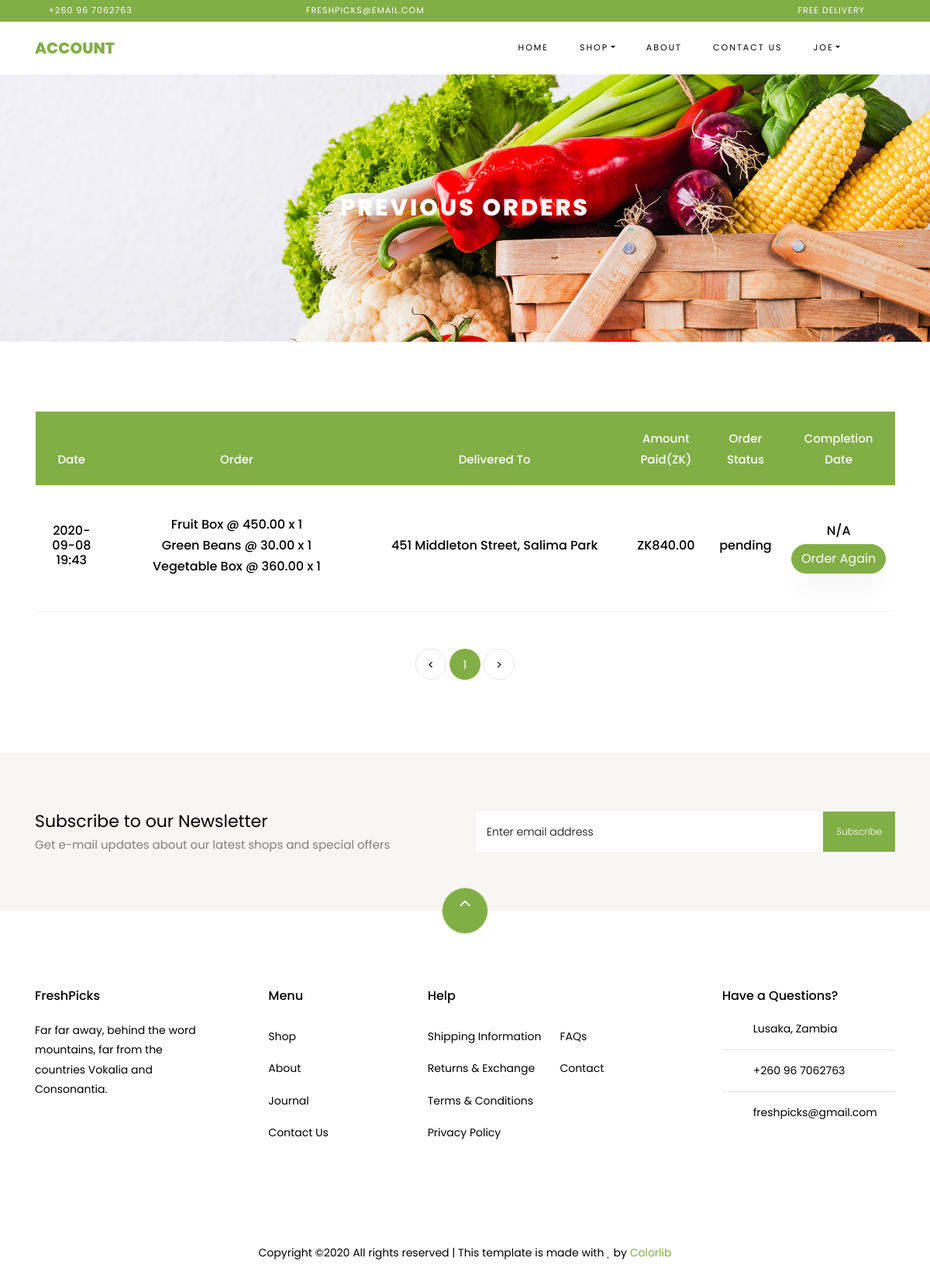
Before: /account/order_history (signed in) with the older database file.
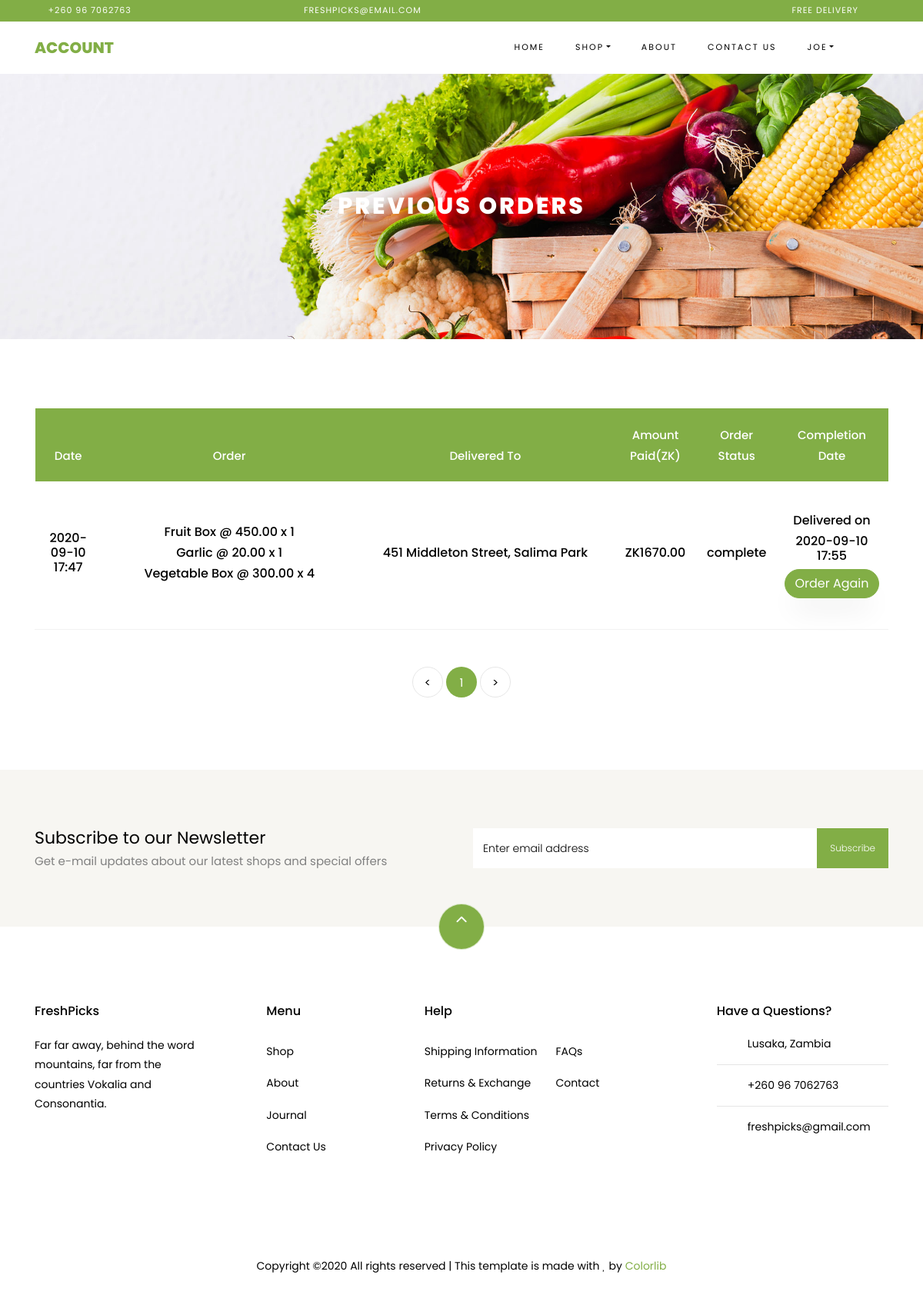
After: the same page with the newer database file.
### freshpicks/databaseModels.py (models this page shows, shortened)
class Orders(db.Model):
    id = db.Column(db.Integer, primary_key=True, autoincrement=True, unique=True)
    customer_id = db.Column(db.Integer(), db.ForeignKey('customers.id'), nullable=False)
    cost_order = db.Column(db.String(), nullable=False)
    customer_order = db.Column(db.String(), nullable=False)
    total_price = db.Column(db.Float(), nullable=False)
    delivery_address = db.Column(db.String(), nullable=False)
    date_ordered = db.Column(db.TIMESTAMP(), default=datetime.datetime.now(), nullable=False)
    additional_instructions = db.Column(db.String(), nullable=True)
    status = db.Column(db.String(), nullable=False, default="pending")
    date_completed = db.Column(db.TIMESTAMP(), nullable=True)
    date_cancelled = db.Column(db.TIMESTAMP(), nullable=True)
    back_to_pending = db.Column(db.TIMESTAMP(), nullable=True)

### freshpicks/customers/routes.py (the view)
@customers.route('/account/order_history')
@login_required
def order_history():
    my_order_history = get_my_orders()
    return render_template('customer/view_order_history.html', order_history=my_order_history)

### freshpicks/customers/routes.py (called while the page is built)
def get_my_orders():
    return Orders.query.with_entities(
        Orders.customer_order,
        Orders.total_price,
        Orders.delivery_address,
        Orders.status,
        Orders.date_ordered,
        Orders.date_cancelled,
        Orders.date_completed
    ).filter_by(customer_id=current_user.id).order_by(Orders.date_ordered.desc())\
        .paginate(per_page=10, page=request.args.get('page', 1, type=int))

### freshpicks/databaseModels.py (called while the page is built)
@login_manager.user_loader
def load_user(user_id):
    return Customers.query.get(int(user_id))

### freshpicks/templates/customer/view_order_history.html (shortened to what the changed rows need)
{% extends 'base_template.html' %}
{% block content %}
    <div class="hero-wrap hero-bread" style="background-image: url('../static/images/bg_1.jpg');">
        <div class="container">
            <div class="row no-gutters slider-text align-items-center justify-content-center">
                <div class="col-md-9 ftco-animate text-center">
                    <h1 class="mb-0 bread">Previous Orders</h1>
                </div>
            </div>
        </div>
    </div>
    <section class="ftco-section ftco-cart">
        <div class="container">
            <div class="row">
                <div class="col-md-12 ftco-animate">
                    <div class="cart-list">
                        {% if order_history %}
                            <table class="table">
                                <thead class="thead-primary">
                                <tr class="text-center">
                                    <th>Date</th>
                                    <th>Order</th>
                                    <th>Delivered To</th>
                                    <th>Amount Paid(ZK)</th>
                                    <th>Order Status</th>
                                    <th>Completion Date</th>
                                </tr>
                                </thead>
                                <tbody>
                                {% for order in order_history.items %}
                                    <form action="" method="post">
                                        <tr class="text-center">
                                            <td class="categories">
                                                <h6>{{ order.date_ordered.strftime('%Y-%m-%d %H:%M') }}</h6>
                                            </td>
                                            <td class="product-name">
                                                {% set _order = order.customer_order.splitlines() %}
                                                {% for i in _order %}
                                                    <h6>{{ i }}</h6>
                                                {% endfor %}
                                            </td>
                                            <td class="product-name">
                                                {% set address = order.delivery_address %}
                                                <h6>{{ address }}</h6>
                                            </td>
                                            <td class="categories">
                                                {% set price = order.total_price %}
                                                <h6>ZK{{ "%.2f"|format(price) }}</h6>
                                            </td>
                                            <td class="categories">
                                                <h6>{{ order.status }}</h6>
                                            </td>
                                            <td class="categories">
                                                {% if order.status == "complete" %}
                                                    <h6>Delivered on</h6>
                                                    <h6>{{ order.date_completed.strftime('%Y-%m-%d %H:%M') }}</h6>
                                                {% elif order.status == "cancel" %}
                                                    <h6>Delivered on</h6>
                                                    <h6>{{ order.date_cancelled.strftime('%Y-%m-%d %H:%M') }}</h6>
                                                {% else %}
                                                    <h6>N/A</h6>
                                                {% endif %}
                                                <div>
                                                    <input type="submit" class="btn btn-primary" value="Order Again">
                                                </div>
                                            </td>
                                        </tr>
                                    </form>
                                {% endfor %}
                                </tbody>
                            </table>
                        {% endif %}
                    </div>
                </div>
            </div>
        </div>
    </section>
{% endblock %}

Changed rows visible on the page:
changed Orders "451 Middleton Street, Salima Park": date_ordered "2020-09-08 19:43" → "2020-09-10 17:47"; total_price "840.00" → "1670.00"; status "pending" → "complete"; date_completed (not shown) → "2020-09-10 17:55"; status "N/A" → "Delivered on"
Other visible differences:
new list line: "Garlic @ 20.00 x 1"
new list line: "Vegetable Box @ 300.00 x 4"
list line gone: "Green Beans @ 30.00 x 1"
list line gone: "Vegetable Box @ 360.00 x 1"
